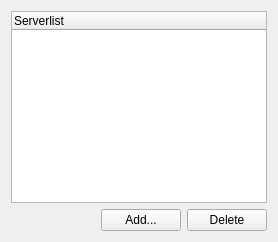
     <widget class="QWidget" name="layout20" >
      <layout class="QGridLayout" >
       <item row="1" column="1" >
        <widget class="QPushButton" name="addServerButton" >
         <property name="text" >
          <string>Add...</string>
         </property>
         <property name="autoDefault" >
          <bool>false</bool>
         </property>
         <property name="default" >
          <bool>false</bool>
         </property>
        </widget>
       </item>
       <item row="0" column="0" colspan="3" >
        <widget class="QTreeWidget" name="serverListView" >
         <property name="rootIsDecorated" >
          <bool>false</bool>
         </property>
         <column>
          <property name="text" >
           <string>Serverlist</string>
          </property>
         </column>
        </widget>
       </item>
       <item row="1" column="2" >
        <widget class="QPushButton" name="deleteServerButton" >
         <property name="text" >
          <string>Delete</string>
         </property>
         <property name="autoDefault" >
          <bool>false</bool>
         </property>
        </widget>
       </item>
       <item row="1" column="0" >
        <spacer>
         <property name="orientation" >
          <enum>Qt::Horizontal</enum>
         </property>
         <property name="sizeType" >
          <enum>QSizePolicy::Expanding</enum>
         </property>
         <property name="sizeHint" >
          <size>
           <width>68</width>
           <height>21</height>
          </size>
         </property>
        </spacer>
       </item>
      </layout>
     </widget>
